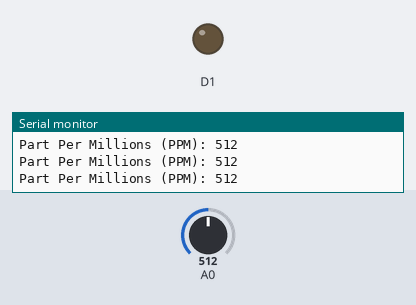
Bench run of a sketch on a simulated ESP8266 (NodeMCU). Parts: output pins drawn as LEDs (lit = HIGH), the last lines printed to the serial monitor. The test bench sets the inputs (shaded band); at power-on: A0 = 512. WiFi joins after 1.5 s; servers stay silent unless stated; no MQTT or app messages arrive unless stated.

Above: at 2.7 s.
2.8 s: A0 set to 159
4.3 s: A0 set to 137
At 5.1 s:
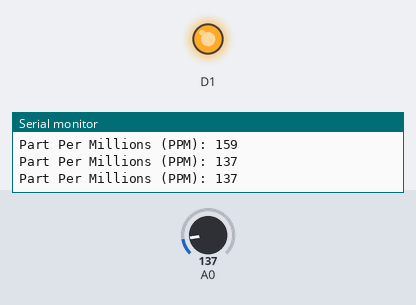
9.0 s: A0 set to 160
At 10.0 s:
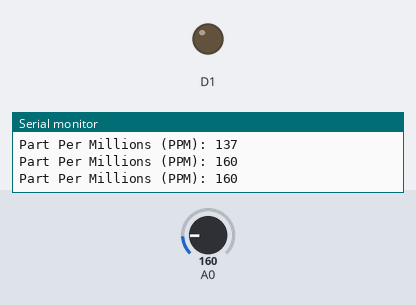
10.5 s: A0 set to 140
At 11.3 s:
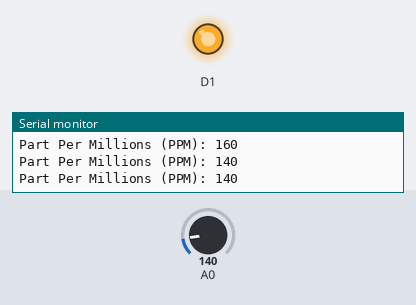
Timing chart, 0 to 13.0 s (numbered marks = the images above; inputs shaded):
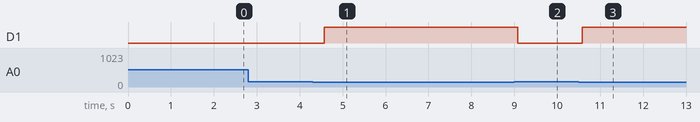

The sketch:

program-Dissolved-Oxygen.ino
```cpp
#include <ESP8266WiFi.h>
#include <PubSubClient.h>

// WiFi credentials
const char *ssid = "Ju"; // Enter your WiFi name
const char *password = "1sampai8";  // Enter your WiFi password

// MQTT Broker details
const char *mqtt_broker = "broker.emqx.io";
const char *aerator_topic = "aerator_info"; // Topic for aerator status
const char *mqtt_username = "akuaponik";
const char *mqtt_password = "akuaponik";
const int mqtt_port = 1883;

WiFiClient espClient;
PubSubClient client(espClient);
bool loop_enabled = true;
int lastD1State = LOW;

void setup() {
    // Initialize serial communication at 115200 baud
    Serial.begin(115200);
    // Start connecting to WiFi
    WiFi.begin(ssid, password);

    while (WiFi.status() != WL_CONNECTED) {
        delay(500);
        Serial.println("Connecting to WiFi...");
    }
    Serial.println("Connected to WiFi network");

    // Setup MQTT client
    client.setServer(mqtt_broker, mqtt_port);
    client.setCallback(callback);

    // Connect to the MQTT broker
    reconnect();

    // Configure pin D1 as an output pin
    pinMode(D1, OUTPUT);
}

void callback(char* topic, byte* payload, unsigned int length) {
    String incomingMessage;
    for (int i = 0; i < length; i++) {
        incomingMessage += (char)payload[i];
    }
    Serial.print("Message arrived [");
    Serial.print(topic);
    Serial.print("] ");
    Serial.println(incomingMessage);

    // Check if the message is from the aerator_topic
    if (String(topic) == aerator_topic) {
        // Control the digital output based on the received message
        if (incomingMessage == "{\"idkolam\":\"7\",\"aerator\":\"1\"}") {
            digitalWrite(D1, LOW); // Turn on the pin
            Serial.println("Pin D1 turned ON");
            loop_enabled = false; // Disable the loop
        } else if (incomingMessage == "{\"idkolam\":\"7\",\"aerator\":\"0\"}") {
            digitalWrite(D1, HIGH);  // Turn off the pin
            Serial.println("Pin D1 turned OFF");
            loop_enabled = true; // Enable the loop
        }

        // Send aerator status message
        // sendaeratorStatus();
    }
}

void loop() {
    if (!client.connected()) {
        reconnect();
    }
    client.loop(); // Ensure this is called as often as possible

    // Only run the loop code if loop_enabled is true
    if (loop_enabled) {
        // Read the analog value from analog pin A0
        int sensorValue = analogRead(A0);

        // Convert the sensor value to a JSON formatted string for MQTT publishing
        char sensorValueStr[128];
        snprintf(sensorValueStr, sizeof(sensorValueStr), "{\"idkolam\": \"7\", \"jenis_sensor\": \"oksigen\", \"value\": \"%d\"}", sensorValue);

        // Publish the sensor value to the MQTT topic
        client.publish("sensor/mac", sensorValueStr); // Publish to the original sensor/mac topic

        // Print the sensor value to the Serial Monitor
        Serial.print("Part Per Millions (PPM): ");
        Serial.println(sensorValue);

        // Control the digital output based on the sensor value
        if (sensorValue < 150) { // Adjust this threshold as needed
            digitalWrite(D1, HIGH);
        } else {
            digitalWrite(D1, LOW);
        }

        // Check if D1 state has changed
        int currentD1State = digitalRead(D1);
        if (currentD1State != lastD1State) {
            // sendaeratorStatus();
            lastD1State = currentD1State;
        }

        // Short delay for debouncing (optional, can be fine-tuned)
        delay(500);
    }
}

void reconnect() {
    while (!client.connected()) {
        String client_id = "esp8266-client-";
        client_id += String(ESP.getChipId()); // Use ESP8266 chip ID as client ID
        Serial.printf("The client %s connects to the public MQTT broker\n", client_id.c_str());
        if (client.connect(client_id.c_str(), mqtt_username, mqtt_password)) {
            Serial.println("Connected to public EMQX MQTT broker");
            // Subscribe to the aerator topic after connecting
            client.subscribe(aerator_topic);
            Serial.printf("Subscribed to aerator topic %s\n", aerator_topic);
        } else {
            Serial.print("Failed with state ");
            Serial.println(client.state());
            delay(2000);
        }
    }
}

// void sendaeratorStatus() {
//     int aeratorState = digitalRead(D1);
//     char aeratorStatusStr[128];
//     if (aeratorState == HIGH) {
//         snprintf(aeratorStatusStr, sizeof(aeratorStatusStr), "{\"idkolam\":\"7\",\"aerator\":\"0\"}");
//     } else {
//         snprintf(aeratorStatusStr, sizeof(aeratorStatusStr), "{\"idkolam\":\"7\",\"aerator\":\"1\"}");
//     }
//     client.publish(aerator_topic, aeratorStatusStr);
//     Serial.print("aerator status published: ");
//     Serial.println(aeratorStatusStr);
// }
```

Measured:
- the behaviour switches between 150 and 149 on A0 (found by bisection; images 0 and 1)
- after the input at 4.3 s, D1: LOW → HIGH after 0.27 s
- after the input at 9.0 s, D1: HIGH → LOW after 0.08 s
- after the input at 10.5 s, D1: LOW → HIGH after 0.08 s
